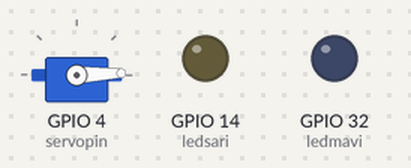
The sketch below on a simulated ESP32. On the bench: servo, output pins drawn as LEDs (lit = HIGH).

Above: at 0.05 s.
At 1.15 s:
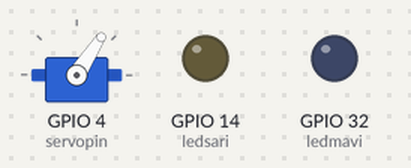
At 2.25 s:
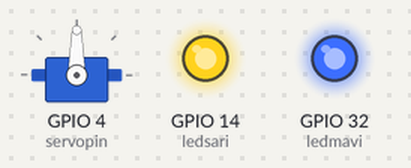
At 4.45 s:
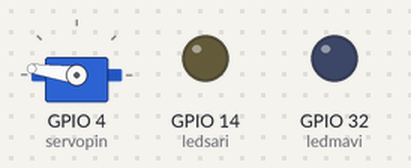
At 6.4 s:
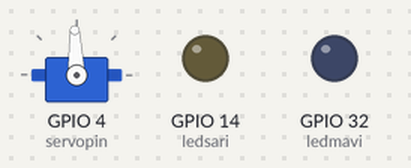
At 8.9 s:
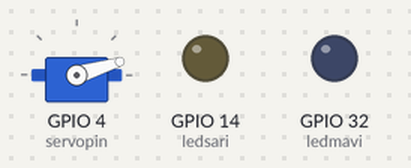
Timing chart, 0 to 12.0 s (numbered marks = the images above):
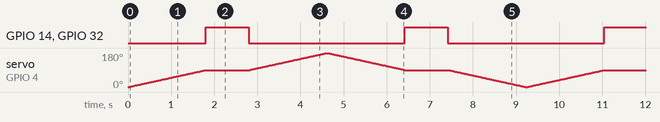

The sketch:

servo_adimli.ino
```cpp
#include <ESP32Servo.h>

Servo servo_motor;

const int ledsari = 14; // Tanımlı ama kullanılmıyor, sorun değil.
const int servopin = 4;
const int ledmavi = 32;

void kontrolled(int aci){
  // Açı 90 olduğunda LED'i yak, 1 saniye bekle, söndür.
  if(aci == 90){
    digitalWrite(ledmavi, HIGH);
    digitalWrite(ledsari,HIGH);
    delay(1000); // Motor burada 1 saniye duraksar
    digitalWrite(ledmavi, LOW);
    digitalWrite(ledsari, LOW);
  }
}

void servoTarama(int baslangic, int bitis, int adim){
  if(baslangic < bitis){
    // İLERİ YÖN (0 -> 180)
    // aci += adim (Artırarak git)
    for(int aci = baslangic; aci <= bitis; aci += adim){
      servo_motor.write(aci);
      kontrolled(aci);
      delay(20);
    }
  }
  else{
    // GERİ YÖN (180 -> 0)
    // aci -= adim (Azaltarak git)
    for(int aci = baslangic; aci >= bitis; aci -= adim){
      servo_motor.write(aci);
      kontrolled(aci);
      delay(20);
    }
  }
}

void setup() {
  pinMode(ledmavi, OUTPUT);
  // Sarı LED'i kullanacaksan onun da pin modunu açmalısın:
   pinMode(ledsari, OUTPUT);

  servo_motor.attach(servopin);
}

void loop() {
  servoTarama(0, 180, 1); // İleri git
  servoTarama(180, 0, 1); // Geri gel

}
```

Measured:
- by itself, GPIO 14 (ledsari), GPIO 32 (ledmavi): alternates HIGH for 1.0 s and LOW for 3.6 s
